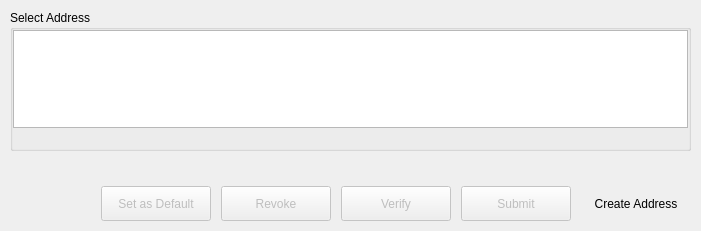
<?xml version="1.0" encoding="UTF-8"?>
<ui version="4.0">
 <class>AuthAddressDialog</class>
 <widget class="QDialog" name="AuthAddressDialog">
  <property name="geometry">
   <rect>
    <x>0</x>
    <y>0</y>
    <width>701</width>
    <height>231</height>
   </rect>
  </property>
  <property name="windowTitle">
   <string>Authentication Addresses</string>
  </property>
  <property name="windowIcon">
   <iconset resource="armory.qrc">
    <normaloff>:/resources/brand-logo.png</normaloff>:/resources/brand-logo.png</iconset>
  </property>
  <layout class="QVBoxLayout" name="verticalLayout_2">
   <property name="spacing">
    <number>15</number>
   </property>
   <property name="leftMargin">
    <number>0</number>
   </property>
   <property name="topMargin">
    <number>0</number>
   </property>
   <property name="rightMargin">
    <number>0</number>
   </property>
   <property name="bottomMargin">
    <number>0</number>
   </property>
   <item>
    <widget class="QWidget" name="widget" native="true">
     <layout class="QVBoxLayout" name="verticalLayout_3">
      <property name="spacing">
       <number>10</number>
      </property>
      <property name="leftMargin">
       <number>10</number>
      </property>
      <property name="topMargin">
       <number>10</number>
      </property>
      <property name="rightMargin">
       <number>10</number>
      </property>
      <property name="bottomMargin">
       <number>10</number>
      </property>
      <item>
       <widget class="QGroupBox" name="groupBox">
        <property name="title">
         <string>Select Address</string>
        </property>
        <layout class="QVBoxLayout" name="verticalLayout">
         <property name="spacing">
          <number>6</number>
         </property>
         <property name="leftMargin">
          <number>0</number>
         </property>
         <property name="topMargin">
          <number>0</number>
         </property>
         <property name="rightMargin">
          <number>0</number>
         </property>
         <property name="bottomMargin">
          <number>0</number>
         </property>
         <item>
          <widget class="QTreeView" name="treeViewAuthAdress">
           <property name="alternatingRowColors">
            <bool>true</bool>
           </property>
           <property name="rootIsDecorated">
            <bool>false</bool>
           </property>
           <property name="itemsExpandable">
            <bool>false</bool>
           </property>
          </widget>
         </item>
         <item>
          <widget class="QLabel" name="labelHint">
           <property name="text">
            <string/>
           </property>
           <property name="wordWrap">
            <bool>true</bool>
           </property>
          </widget>
         </item>
        </layout>
       </widget>
      </item>
     </layout>
    </widget>
   </item>
   <item>
    <widget class="QWidget" name="widget_2" native="true">
     <property name="buttonBar" stdset="0">
      <bool>true</bool>
     </property>
     <layout class="QHBoxLayout" name="horizontalLayout">
      <property name="spacing">
       <number>10</number>
      </property>
      <property name="leftMargin">
       <number>10</number>
      </property>
      <property name="topMargin">
       <number>10</number>
      </property>
      <property name="rightMargin">
       <number>10</number>
      </property>
      <property name="bottomMargin">
       <number>10</number>
      </property>
      <item>
       <spacer name="horizontalSpacer">
        <property name="orientation">
         <enum>Qt::Horizontal</enum>
        </property>
        <property name="sizeHint" stdset="0">
         <size>
          <width>400</width>
          <height>20</height>
         </size>
        </property>
       </spacer>
      </item>
      <item>
       <widget class="QPushButton" name="pushButtonDefault">
        <property name="enabled">
         <bool>false</bool>
        </property>
        <property name="sizePolicy">
         <sizepolicy hsizetype="Fixed" vsizetype="Fixed">
          <horstretch>0</horstretch>
          <verstretch>0</verstretch>
         </sizepolicy>
        </property>
        <property name="minimumSize">
         <size>
          <width>110</width>
          <height>35</height>
         </size>
        </property>
        <property name="text">
         <string>Set as Default</string>
        </property>
        <property name="autoDefault">
         <bool>false</bool>
        </property>
       </widget>
      </item>
      <item>
       <widget class="QPushButton" name="pushButtonRevoke">
        <property name="enabled">
         <bool>false</bool>
        </property>
        <property name="sizePolicy">
         <sizepolicy hsizetype="Fixed" vsizetype="Fixed">
          <horstretch>0</horstretch>
          <verstretch>0</verstretch>
         </sizepolicy>
        </property>
        <property name="minimumSize">
         <size>
          <width>110</width>
          <height>35</height>
         </size>
        </property>
        <property name="text">
         <string>Revoke</string>
        </property>
        <property name="autoDefault">
         <bool>false</bool>
        </property>
       </widget>
      </item>
      <item>
       <widget class="QPushButton" name="pushButtonVerify">
        <property name="enabled">
         <bool>false</bool>
        </property>
        <property name="sizePolicy">
         <sizepolicy hsizetype="Fixed" vsizetype="Fixed">
          <horstretch>0</horstretch>
          <verstretch>0</verstretch>
         </sizepolicy>
        </property>
        <property name="minimumSize">
         <size>
          <width>110</width>
          <height>35</height>
         </size>
        </property>
        <property name="text">
         <string>Verify</string>
        </property>
        <property name="autoDefault">
         <bool>false</bool>
        </property>
       </widget>
      </item>
      <item>
       <widget class="QPushButton" name="pushButtonSubmit">
        <property name="enabled">
         <bool>false</bool>
        </property>
        <property name="sizePolicy">
         <sizepolicy hsizetype="Fixed" vsizetype="Fixed">
          <horstretch>0</horstretch>
          <verstretch>0</verstretch>
         </sizepolicy>
        </property>
        <property name="minimumSize">
         <size>
          <width>110</width>
          <height>35</height>
         </size>
        </property>
        <property name="text">
         <string>Submit</string>
        </property>
        <property name="autoDefault">
         <bool>false</bool>
        </property>
       </widget>
      </item>
      <item>
       <widget class="QPushButton" name="pushButtonCreate">
        <property name="sizePolicy">
         <sizepolicy hsizetype="Fixed" vsizetype="Fixed">
          <horstretch>0</horstretch>
          <verstretch>0</verstretch>
         </sizepolicy>
        </property>
        <property name="minimumSize">
         <size>
          <width>110</width>
          <height>35</height>
         </size>
        </property>
        <property name="text">
         <string>Create Address</string>
        </property>
        <property name="autoDefault">
         <bool>false</bool>
        </property>
        <property name="flat">
         <bool>true</bool>
        </property>
       </widget>
      </item>
     </layout>
    </widget>
   </item>
  </layout>
 </widget>
 <resources>
  <include location="armory.qrc"/>
 </resources>
 <connections/>
</ui>
